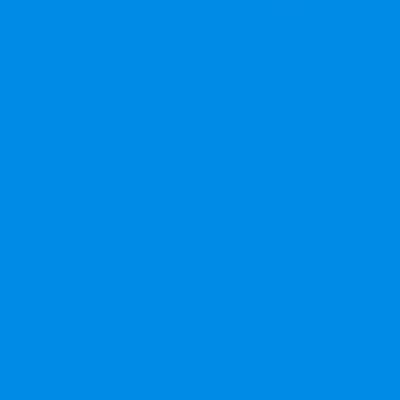
Frame 1 (no input)
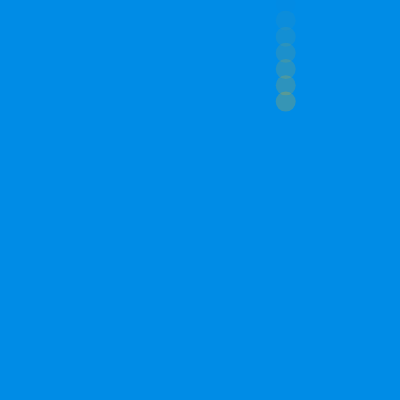
Frame 60 (no input)
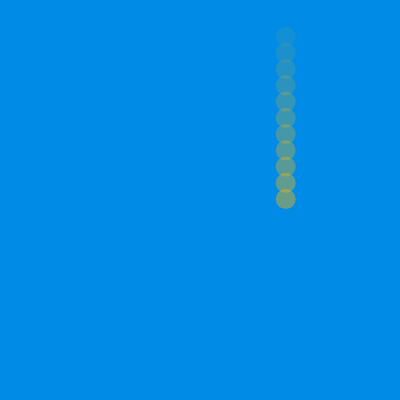
Frame 120 (the mouse pressed at the canvas centre since frame 60)

The p5.js sketch that drew these frames (run headless with seeded random() and noise() and a simulated clock; from frame 60 on, the mouse is pressed at the canvas centre):

// p5.js sketch
// ── sketch.js
///* // falling stap 1
// font: http://www.norfok.com/


var x, y, ys;
var select, max;
var locations = [];

function setup() {
    createCanvas(400, 400);
    x = random(width);
    y = random(20);
    ys = random(0.5, 2);
    locations.push(y);
    max = int(random(5, 25));
    noStroke();
}

function move() {
    y += ys;
}

function store() {
    if (frameCount % 10 == 0) {
        locations.push(y);
    }
    if (locations.length > max) {
        locations.splice(0, 1);
    }
}

function resetthis() {
    if (y > height * 2) {
        y = 0;
    }
}

function draw() {
    background(0, 140, 230);
    move();
    store();
    resetthis();
    for (var i = 0; i < locations.length; i++) {
        var f = locations[i];
        fill(255, 183, 0, (f + i) / 2.0);
        ellipse(x, f, 20, 20);
    }
}


//*/
